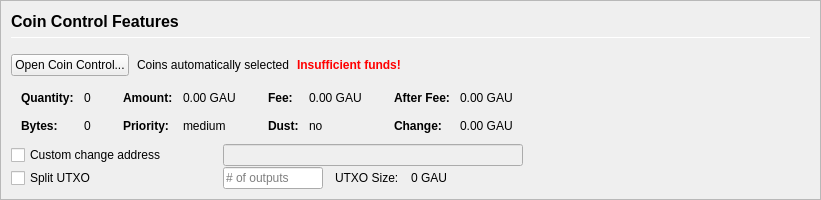
         <widget class="QFrame" name="frameCoinControl">
          <property name="sizePolicy">
           <sizepolicy hsizetype="Expanding" vsizetype="Expanding">
            <horstretch>0</horstretch>
            <verstretch>0</verstretch>
           </sizepolicy>
          </property>
          <property name="maximumSize">
           <size>
            <width>16777215</width>
            <height>16777215</height>
           </size>
          </property>
          <property name="frameShape">
           <enum>QFrame::StyledPanel</enum>
          </property>
          <property name="frameShadow">
           <enum>QFrame::Sunken</enum>
          </property>
          <layout class="QVBoxLayout" name="verticalLayoutCoinControl2">
           <property name="spacing">
            <number>0</number>
           </property>
           <property name="margin">
            <number>0</number>
           </property>
           <item>
            <widget class="QFrame" name="frameCoinControl_BG">
             <layout class="QVBoxLayout" name="verticalLayoutCoinControl" stretch="0,0,0,0,0,0">
              <property name="spacing">
               <number>1</number>
              </property>
              <property name="leftMargin">
               <number>10</number>
              </property>
              <property name="topMargin">
               <number>10</number>
              </property>
              <item>
               <layout class="QHBoxLayout" name="horizontalLayoutCoinControl1">
                <property name="bottomMargin">
                 <number>15</number>
                </property>
                <item>
                 <layout class="QVBoxLayout" name="verticalLayout_3">
                  <property name="spacing">
                   <number>6</number>
                  </property>
                  <item>
                   <widget class="QLabel" name="labelCoinControlFeatures">
                    <property name="sizePolicy">
                     <sizepolicy hsizetype="Preferred" vsizetype="Maximum">
                      <horstretch>0</horstretch>
                      <verstretch>0</verstretch>
                     </sizepolicy>
                    </property>
                    <property name="minimumSize">
                     <size>
                      <width>0</width>
                      <height>20</height>
                     </size>
                    </property>
                    <property name="font">
                     <font>
                      <pointsize>12</pointsize>
                      <weight>75</weight>
                      <bold>true</bold>
                     </font>
                    </property>
                    <property name="styleSheet">
                     <string notr="true">font-weight:bold;</string>
                    </property>
                    <property name="text">
                     <string>Coin Control Features</string>
                    </property>
                   </widget>
                  </item>
                  <item>
                   <widget class="Line" name="line">
                    <property name="minimumSize">
                     <size>
                      <width>0</width>
                      <height>1</height>
                     </size>
                    </property>
                    <property name="maximumSize">
                     <size>
                      <width>16777215</width>
                      <height>1</height>
                     </size>
                    </property>
                    <property name="orientation">
                     <enum>Qt::Horizontal</enum>
                    </property>
                   </widget>
                  </item>
                 </layout>
                </item>
               </layout>
              </item>
              <item>
               <layout class="QHBoxLayout" name="horizontalLayoutCoinControl2" stretch="0,0,0,0">
                <property name="spacing">
                 <number>8</number>
                </property>
                <property name="bottomMargin">
                 <number>10</number>
                </property>
                <item>
                 <widget class="QPushButton" name="pushButtonCoinControl">
                  <property name="styleSheet">
                   <string notr="true"/>
                  </property>
                  <property name="text">
                   <string>Open Coin Control...</string>
                  </property>
                  <property name="autoDefault">
                   <bool>false</bool>
                  </property>
                 </widget>
                </item>
                <item>
                 <widget class="QLabel" name="labelCoinControlAutomaticallySelected">
                  <property name="text">
                   <string>Coins automatically selected</string>
                  </property>
                  <property name="margin">
                   <number>5</number>
                  </property>
                 </widget>
                </item>
                <item>
                 <widget class="QLabel" name="labelCoinControlInsuffFunds">
                  <property name="font">
                   <font>
                    <weight>75</weight>
                    <bold>true</bold>
                   </font>
                  </property>
                  <property name="styleSheet">
                   <string notr="true">color:red;font-weight:bold;</string>
                  </property>
                  <property name="text">
                   <string>Insufficient funds!</string>
                  </property>
                  <property name="margin">
                   <number>5</number>
                  </property>
                 </widget>
                </item>
                <item>
                 <spacer name="horizontalSpacerCoinControl">
                  <property name="orientation">
                   <enum>Qt::Horizontal</enum>
                  </property>
                  <property name="sizeHint" stdset="0">
                   <size>
                    <width>40</width>
                    <height>1</height>
                   </size>
                  </property>
                 </spacer>
                </item>
               </layout>
              </item>
              <item>
               <widget class="QWidget" name="widgetCoinControl" native="true">
                <property name="sizePolicy">
                 <sizepolicy hsizetype="Preferred" vsizetype="Preferred">
                  <horstretch>0</horstretch>
                  <verstretch>0</verstretch>
                 </sizepolicy>
                </property>
                <property name="minimumSize">
                 <size>
                  <width>0</width>
                  <height>0</height>
                 </size>
                </property>
                <property name="styleSheet">
                 <string notr="true"/>
                </property>
                <layout class="QHBoxLayout" name="horizontalLayoutCoinControl5">
                 <property name="margin">
                  <number>0</number>
                 </property>
                 <item>
                  <layout class="QHBoxLayout" name="horizontalLayoutCoinControl3" stretch="0,0,0,1">
                   <property name="spacing">
                    <number>20</number>
                   </property>
                   <property name="topMargin">
                    <number>0</number>
                   </property>
                   <property name="bottomMargin">
                    <number>10</number>
                   </property>
                   <item>
                    <layout class="QFormLayout" name="formLayoutCoinControl1">
                     <property name="horizontalSpacing">
                      <number>10</number>
                     </property>
                     <property name="verticalSpacing">
                      <number>14</number>
                     </property>
                     <property name="leftMargin">
                      <number>10</number>
                     </property>
                     <property name="topMargin">
                      <number>4</number>
                     </property>
                     <property name="rightMargin">
                      <number>6</number>
                     </property>
                     <item row="0" column="0">
                      <widget class="QLabel" name="labelCoinControlQuantityText">
                       <property name="font">
                        <font>
                         <weight>75</weight>
                         <bold>true</bold>
                        </font>
                       </property>
                       <property name="text">
                        <string>Quantity:</string>
                       </property>
                       <property name="margin">
                        <number>0</number>
                       </property>
                      </widget>
                     </item>
                     <item row="0" column="1">
                      <widget class="QLabel" name="labelCoinControlQuantity">
                       <property name="cursor">
                        <cursorShape>IBeamCursor</cursorShape>
                       </property>
                       <property name="contextMenuPolicy">
                        <enum>Qt::ActionsContextMenu</enum>
                       </property>
                       <property name="text">
                        <string notr="true">0</string>
                       </property>
                       <property name="margin">
                        <number>0</number>
                       </property>
                       <property name="textInteractionFlags">
                        <set>Qt::LinksAccessibleByMouse|Qt::TextSelectableByKeyboard|Qt::TextSelectableByMouse</set>
                       </property>
                      </widget>
                     </item>
                     <item row="1" column="0">
                      <widget class="QLabel" name="labelCoinControlBytesText">
                       <property name="font">
                        <font>
                         <weight>75</weight>
                         <bold>true</bold>
                        </font>
                       </property>
                       <property name="text">
                        <string>Bytes:</string>
                       </property>
                      </widget>
                     </item>
                     <item row="1" column="1">
                      <widget class="QLabel" name="labelCoinControlBytes">
                       <property name="cursor">
                        <cursorShape>IBeamCursor</cursorShape>
                       </property>
                       <property name="contextMenuPolicy">
                        <enum>Qt::ActionsContextMenu</enum>
                       </property>
                       <property name="text">
                        <string notr="true">0</string>
                       </property>
                       <property name="textInteractionFlags">
                        <set>Qt::LinksAccessibleByMouse|Qt::TextSelectableByKeyboard|Qt::TextSelectableByMouse</set>
                       </property>
                      </widget>
                     </item>
                    </layout>
                   </item>
                   <item>
                    <layout class="QFormLayout" name="formLayoutCoinControl2">
                     <property name="horizontalSpacing">
                      <number>10</number>
                     </property>
                     <property name="verticalSpacing">
                      <number>14</number>
                     </property>
                     <property name="leftMargin">
                      <number>6</number>
                     </property>
                     <property name="topMargin">
                      <number>4</number>
                     </property>
                     <property name="rightMargin">
                      <number>6</number>
                     </property>
                     <item row="0" column="0">
                      <widget class="QLabel" name="labelCoinControlAmountText">
                       <property name="font">
                        <font>
                         <weight>75</weight>
                         <bold>true</bold>
                        </font>
                       </property>
                       <property name="text">
                        <string>Amount:</string>
                       </property>
                       <property name="margin">
                        <number>0</number>
                       </property>
                      </widget>
                     </item>
                     <item row="0" column="1">
                      <widget class="QLabel" name="labelCoinControlAmount">
                       <property name="cursor">
                        <cursorShape>IBeamCursor</cursorShape>
                       </property>
                       <property name="contextMenuPolicy">
                        <enum>Qt::ActionsContextMenu</enum>
                       </property>
                       <property name="text">
                        <string notr="true">0.00 GAU</string>
                       </property>
                       <property name="textInteractionFlags">
                        <set>Qt::LinksAccessibleByMouse|Qt::TextSelectableByKeyboard|Qt::TextSelectableByMouse</set>
                       </property>
                      </widget>
                     </item>
                     <item row="1" column="0">
                      <widget class="QLabel" name="labelCoinControlPriorityText">
                       <property name="font">
                        <font>
                         <weight>75</weight>
                         <bold>true</bold>
                        </font>
                       </property>
                       <property name="text">
                        <string>Priority:</string>
                       </property>
                      </widget>
                     </item>
                     <item row="1" column="1">
                      <widget class="QLabel" name="labelCoinControlPriority">
                       <property name="cursor">
                        <cursorShape>IBeamCursor</cursorShape>
                       </property>
                       <property name="contextMenuPolicy">
                        <enum>Qt::ActionsContextMenu</enum>
                       </property>
                       <property name="text">
                        <string>medium</string>
                       </property>
                       <property name="textInteractionFlags">
                        <set>Qt::LinksAccessibleByMouse|Qt::TextSelectableByKeyboard|Qt::TextSelectableByMouse</set>
                       </property>
                      </widget>
                     </item>
                    </layout>
                   </item>
                   <item>
                    <layout class="QFormLayout" name="formLayoutCoinControl3">
                     <property name="horizontalSpacing">
                      <number>10</number>
                     </property>
                     <property name="verticalSpacing">
                      <number>14</number>
                     </property>
                     <property name="leftMargin">
                      <number>6</number>
                     </property>
                     <property name="topMargin">
                      <number>4</number>
                     </property>
                     <property name="rightMargin">
                      <number>6</number>
                     </property>
                     <item row="0" column="0">
                      <widget class="QLabel" name="labelCoinControlFeeText">
                       <property name="font">
                        <font>
                         <weight>75</weight>
                         <bold>true</bold>
                        </font>
                       </property>
                       <property name="text">
                        <string>Fee:</string>
                       </property>
                       <property name="margin">
                        <number>0</number>
                       </property>
                      </widget>
                     </item>
                     <item row="0" column="1">
                      <widget class="QLabel" name="labelCoinControlFee">
                       <property name="cursor">
                        <cursorShape>IBeamCursor</cursorShape>
                       </property>
                       <property name="contextMenuPolicy">
                        <enum>Qt::ActionsContextMenu</enum>
                       </property>
                       <property name="text">
                        <string notr="true">0.00 GAU</string>
                       </property>
                       <property name="textInteractionFlags">
                        <set>Qt::LinksAccessibleByMouse|Qt::TextSelectableByKeyboard|Qt::TextSelectableByMouse</set>
                       </property>
                      </widget>
                     </item>
                     <item row="1" column="0">
                      <widget class="QLabel" name="labelCoinControlLowOutputText">
                       <property name="font">
                        <font>
                         <weight>75</weight>
                         <bold>true</bold>
                        </font>
                       </property>
                       <property name="text">
                        <string>Dust:</string>
                       </property>
                      </widget>
                     </item>
                     <item row="1" column="1">
                      <widget class="QLabel" name="labelCoinControlLowOutput">
                       <property name="cursor">
                        <cursorShape>IBeamCursor</cursorShape>
                       </property>
                       <property name="contextMenuPolicy">
                        <enum>Qt::ActionsContextMenu</enum>
                       </property>
                       <property name="text">
                        <string>no</string>
                       </property>
                       <property name="textInteractionFlags">
                        <set>Qt::LinksAccessibleByMouse|Qt::TextSelectableByKeyboard|Qt::TextSelectableByMouse</set>
                       </property>
                      </widget>
                     </item>
                    </layout>
                   </item>
                   <item>
                    <layout class="QFormLayout" name="formLayoutCoinControl4">
                     <property name="horizontalSpacing">
                      <number>10</number>
                     </property>
                     <property name="verticalSpacing">
                      <number>14</number>
                     </property>
                     <property name="leftMargin">
                      <number>6</number>
                     </property>
                     <property name="topMargin">
                      <number>4</number>
                     </property>
                     <property name="rightMargin">
                      <number>6</number>
                     </property>
                     <item row="0" column="0">
                      <widget class="QLabel" name="labelCoinControlAfterFeeText">
                       <property name="font">
                        <font>
                         <weight>75</weight>
                         <bold>true</bold>
                        </font>
                       </property>
                       <property name="text">
                        <string>After Fee:</string>
                       </property>
                       <property name="margin">
                        <number>0</number>
                       </property>
                      </widget>
                     </item>
                     <item row="0" column="1">
                      <widget class="QLabel" name="labelCoinControlAfterFee">
                       <property name="cursor">
                        <cursorShape>IBeamCursor</cursorShape>
                       </property>
                       <property name="contextMenuPolicy">
                        <enum>Qt::ActionsContextMenu</enum>
                       </property>
                       <property name="text">
                        <string notr="true">0.00 GAU</string>
                       </property>
                       <property name="textInteractionFlags">
                        <set>Qt::LinksAccessibleByMouse|Qt::TextSelectableByKeyboard|Qt::TextSelectableByMouse</set>
                       </property>
                      </widget>
                     </item>
                     <item row="1" column="0">
                      <widget class="QLabel" name="labelCoinControlChangeText">
                       <property name="font">
                        <font>
                         <weight>75</weight>
                         <bold>true</bold>
                        </font>
                       </property>
                       <property name="text">
                        <string>Change:</string>
                       </property>
                      </widget>
                     </item>
                     <item row="1" column="1">
                      <widget class="QLabel" name="labelCoinControlChange">
                       <property name="cursor">
                        <cursorShape>IBeamCursor</cursorShape>
                       </property>
                       <property name="contextMenuPolicy">
                        <enum>Qt::ActionsContextMenu</enum>
                       </property>
                       <property name="text">
                        <string notr="true">0.00 GAU</string>
                       </property>
                       <property name="textInteractionFlags">
                        <set>Qt::LinksAccessibleByMouse|Qt::TextSelectableByKeyboard|Qt::TextSelectableByMouse</set>
                       </property>
                      </widget>
                     </item>
                    </layout>
                   </item>
                  </layout>
                 </item>
                </layout>
               </widget>
              </item>
              <item>
               <layout class="QHBoxLayout" name="horizontalLayoutCoinControl4">
                <property name="spacing">
                 <number>12</number>
                </property>
                <property name="sizeConstraint">
                 <enum>QLayout::SetDefaultConstraint</enum>
                </property>
                <property name="topMargin">
                 <number>0</number>
                </property>
                <property name="rightMargin">
                 <number>0</number>
                </property>
                <item>
                 <widget class="QCheckBox" name="checkBoxCoinControlChange">
                  <property name="sizePolicy">
                   <sizepolicy hsizetype="Preferred" vsizetype="Preferred">
                    <horstretch>0</horstretch>
                    <verstretch>0</verstretch>
                   </sizepolicy>
                  </property>
                  <property name="minimumSize">
                   <size>
                    <width>200</width>
                    <height>0</height>
                   </size>
                  </property>
                  <property name="maximumSize">
                   <size>
                    <width>200</width>
                    <height>16777215</height>
                   </size>
                  </property>
                  <property name="toolTip">
                   <string>If this is activated, but the change address is empty or invalid, change will be sent to a newly generated address.</string>
                  </property>
                  <property name="text">
                   <string>Custom change address</string>
                  </property>
                 </widget>
                </item>
                <item>
                 <widget class="QValidatedLineEdit" name="lineEditCoinControlChange">
                  <property name="enabled">
                   <bool>false</bool>
                  </property>
                  <property name="sizePolicy">
                   <sizepolicy hsizetype="Preferred" vsizetype="Preferred">
                    <horstretch>0</horstretch>
                    <verstretch>0</verstretch>
                   </sizepolicy>
                  </property>
                  <property name="minimumSize">
                   <size>
                    <width>300</width>
                    <height>0</height>
                   </size>
                  </property>
                 </widget>
                </item>
                <item>
                 <widget class="QLabel" name="labelCoinControlChangeLabel">
                  <property name="sizePolicy">
                   <sizepolicy hsizetype="Preferred" vsizetype="Preferred">
                    <horstretch>0</horstretch>
                    <verstretch>0</verstretch>
                   </sizepolicy>
                  </property>
                  <property name="minimumSize">
                   <size>
                    <width>100</width>
                    <height>0</height>
                   </size>
                  </property>
                  <property name="text">
                   <string/>
                  </property>
                  <property name="margin">
                   <number>3</number>
                  </property>
                 </widget>
                </item>
               </layout>
              </item>
              <item>
               <layout class="QHBoxLayout" name="horizontalLayoutCoinControl6">
                <property name="spacing">
                 <number>12</number>
                </property>
                <property name="rightMargin">
                 <number>0</number>
                </property>
                <item>
                 <widget class="QCheckBox" name="splitBlockCheckBox">
                  <property name="sizePolicy">
                   <sizepolicy hsizetype="Preferred" vsizetype="Preferred">
                    <horstretch>0</horstretch>
                    <verstretch>0</verstretch>
                   </sizepolicy>
                  </property>
                  <property name="minimumSize">
                   <size>
                    <width>200</width>
                    <height>0</height>
                   </size>
                  </property>
                  <property name="maximumSize">
                   <size>
                    <width>200</width>
                    <height>16777215</height>
                   </size>
                  </property>
                  <property name="text">
                   <string>Split UTXO</string>
                  </property>
                 </widget>
                </item>
                <item>
                 <widget class="QLineEdit" name="splitBlockLineEdit">
                  <property name="sizePolicy">
                   <sizepolicy hsizetype="Preferred" vsizetype="Preferred">
                    <horstretch>50</horstretch>
                    <verstretch>0</verstretch>
                   </sizepolicy>
                  </property>
                  <property name="minimumSize">
                   <size>
                    <width>100</width>
                    <height>0</height>
                   </size>
                  </property>
                  <property name="maximumSize">
                   <size>
                    <width>100</width>
                    <height>16777215</height>
                   </size>
                  </property>
                  <property name="placeholderText">
                   <string># of outputs</string>
                  </property>
                 </widget>
                </item>
                <item>
                 <widget class="QLabel" name="labelBlockSizeText">
                  <property name="text">
                   <string>UTXO Size:</string>
                  </property>
                 </widget>
                </item>
                <item>
                 <widget class="QLabel" name="labelBlockSize">
                  <property name="text">
                   <string>0 GAU</string>
                  </property>
                 </widget>
                </item>
                <item>
                 <spacer name="horizontalSpacer_7">
                  <property name="orientation">
                   <enum>Qt::Horizontal</enum>
                  </property>
                  <property name="sizeHint" stdset="0">
                   <size>
                    <width>40</width>
                    <height>20</height>
                   </size>
                  </property>
                 </spacer>
                </item>
               </layout>
              </item>
              <item>
               <spacer name="verticalSpacerCoinControl">
                <property name="orientation">
                 <enum>Qt::Vertical</enum>
                </property>
                <property name="sizeHint" stdset="0">
                 <size>
                  <width>800</width>
                  <height>1</height>
                 </size>
                </property>
               </spacer>
              </item>
             </layout>
            </widget>
           </item>
          </layout>
         </widget>
